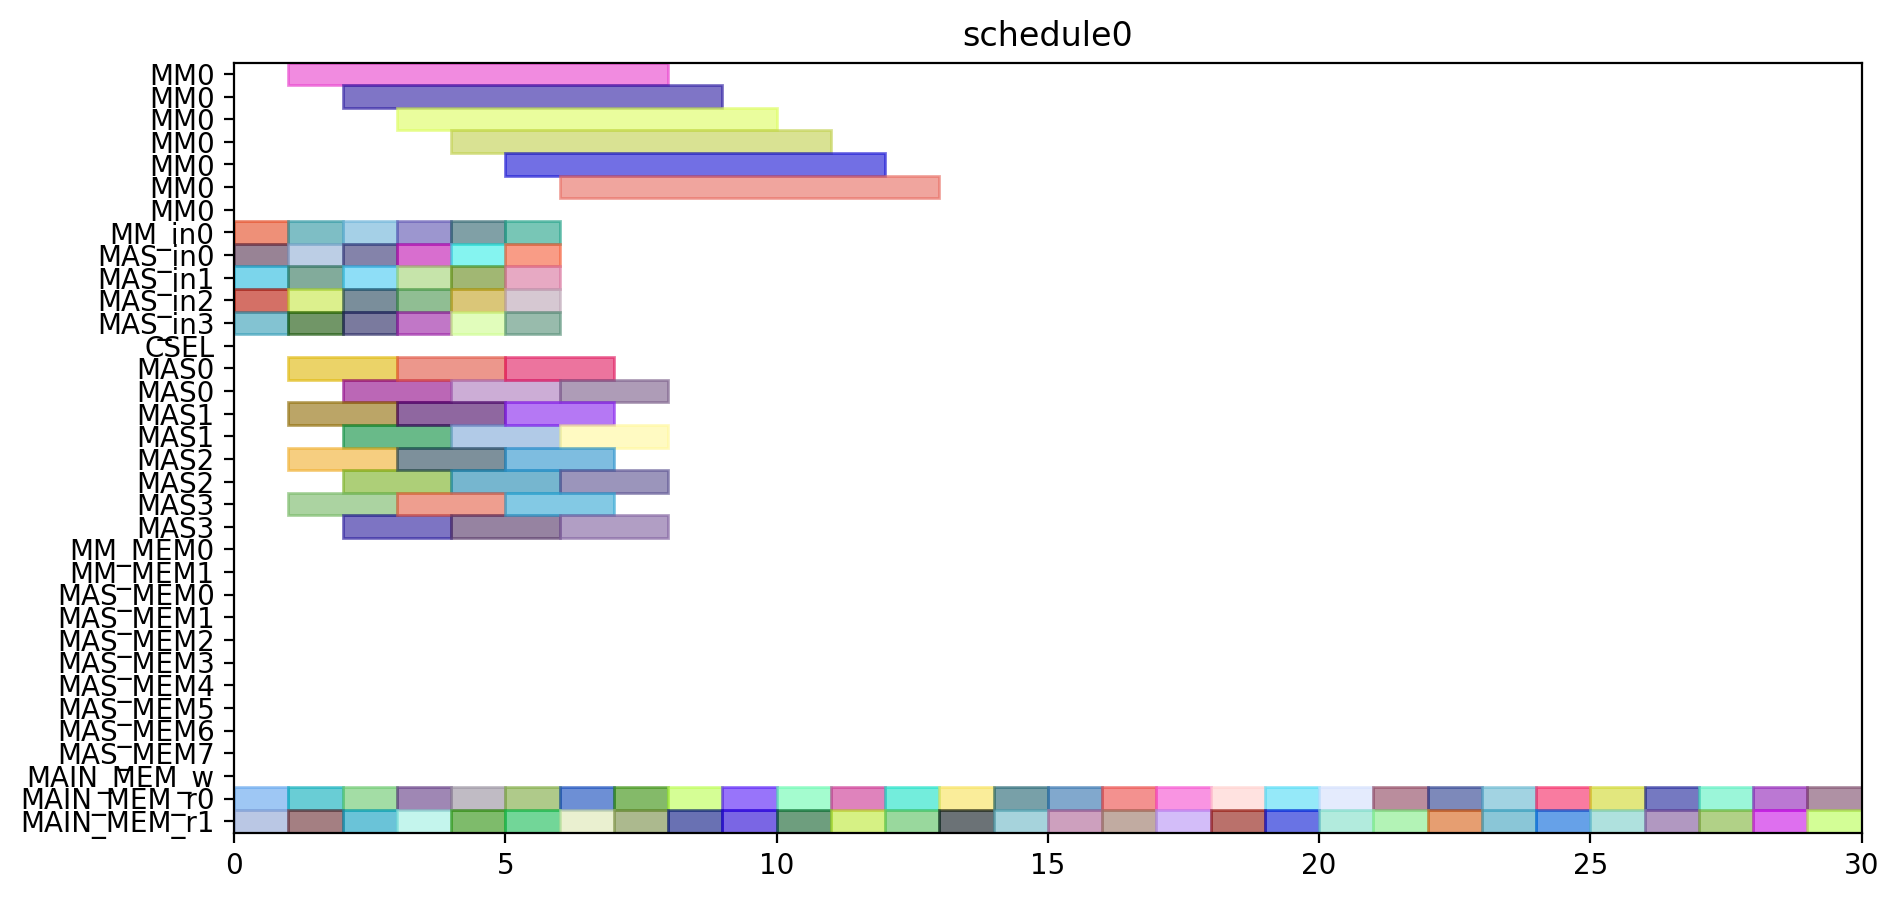

This figure's Python source:
from pyschedule import Scenario, solvers, plotters, alt


def solve():
	horizon = 149
	S = Scenario("schedule0", horizon=horizon)

	# resource
	MM = S.Resources('MM', num=1, size=7)
	MM_in = S.Resources('MM_in', num=1)
	MAS_in = S.Resources('MAS_in', num=4)
	CSEL = S.Resource('CSEL')
	MAS = S.Resources('MAS', num=4, size=2, periods=range(1, horizon))
	MM_MEM = S.Resources('MM_MEM', num=2)
	MAS_MEM = S.Resources('MAS_MEM', num=8)
	MAIN_MEM_w = S.Resource('MAIN_MEM_w', size=1)
	MAIN_MEM_r = S.Resources('MAIN_MEM_r', num=2)

	# result of previous scheduling

	# new tasks
	d_t0_a1_0 = S.Task('d_t0_a1_0', length=2, delay_cost=1)
	d_t0_a1_0 += alt(MAS)
	d_t0_a1_0_in = S.Task('d_t0_a1_0_in', length=1, delay_cost=1)
	d_t0_a1_0_in += alt(MAS_in)
	S += d_t0_a1_0_in*MAS_in[0]<=d_t0_a1_0*MAS[0]

	S += d_t0_a1_0_in*MAS_in[1]<=d_t0_a1_0*MAS[1]

	S += d_t0_a1_0_in*MAS_in[2]<=d_t0_a1_0*MAS[2]

	S += d_t0_a1_0_in*MAS_in[3]<=d_t0_a1_0*MAS[3]

	d_t0_a1_0_mem0 = S.Task('d_t0_a1_0_mem0', length=1, delay_cost=1)
	d_t0_a1_0_mem0 += MAIN_MEM_r[0]
	d_t0_a1_0_mem1 = S.Task('d_t0_a1_0_mem1', length=1, delay_cost=1)
	d_t0_a1_0_mem1 += MAIN_MEM_r[1]
	d_t0_a1_1 = S.Task('d_t0_a1_1', length=2, delay_cost=1)
	d_t0_a1_1 += alt(MAS)
	d_t0_a1_1_in = S.Task('d_t0_a1_1_in', length=1, delay_cost=1)
	d_t0_a1_1_in += alt(MAS_in)
	S += d_t0_a1_1_in*MAS_in[0]<=d_t0_a1_1*MAS[0]

	S += d_t0_a1_1_in*MAS_in[1]<=d_t0_a1_1*MAS[1]

	S += d_t0_a1_1_in*MAS_in[2]<=d_t0_a1_1*MAS[2]

	S += d_t0_a1_1_in*MAS_in[3]<=d_t0_a1_1*MAS[3]

	d_t0_a1_1_mem0 = S.Task('d_t0_a1_1_mem0', length=1, delay_cost=1)
	d_t0_a1_1_mem0 += MAIN_MEM_r[0]
	d_t0_a1_1_mem1 = S.Task('d_t0_a1_1_mem1', length=1, delay_cost=1)
	d_t0_a1_1_mem1 += MAIN_MEM_r[1]
	d_t0_t10 = S.Task('d_t0_t10', length=2, delay_cost=1)
	d_t0_t10 += alt(MAS)
	d_t0_t10_in = S.Task('d_t0_t10_in', length=1, delay_cost=1)
	d_t0_t10_in += alt(MAS_in)
	S += d_t0_t10_in*MAS_in[0]<=d_t0_t10*MAS[0]

	S += d_t0_t10_in*MAS_in[1]<=d_t0_t10*MAS[1]

	S += d_t0_t10_in*MAS_in[2]<=d_t0_t10*MAS[2]

	S += d_t0_t10_in*MAS_in[3]<=d_t0_t10*MAS[3]

	d_t0_t10_mem0 = S.Task('d_t0_t10_mem0', length=1, delay_cost=1)
	d_t0_t10_mem0 += MAIN_MEM_r[0]
	d_t0_t10_mem1 = S.Task('d_t0_t10_mem1', length=1, delay_cost=1)
	d_t0_t10_mem1 += MAIN_MEM_r[1]
	d_t0_t11 = S.Task('d_t0_t11', length=2, delay_cost=1)
	d_t0_t11 += alt(MAS)
	d_t0_t11_in = S.Task('d_t0_t11_in', length=1, delay_cost=1)
	d_t0_t11_in += alt(MAS_in)
	S += d_t0_t11_in*MAS_in[0]<=d_t0_t11*MAS[0]

	S += d_t0_t11_in*MAS_in[1]<=d_t0_t11*MAS[1]

	S += d_t0_t11_in*MAS_in[2]<=d_t0_t11*MAS[2]

	S += d_t0_t11_in*MAS_in[3]<=d_t0_t11*MAS[3]

	d_t0_t11_mem0 = S.Task('d_t0_t11_mem0', length=1, delay_cost=1)
	d_t0_t11_mem0 += MAIN_MEM_r[0]
	d_t0_t11_mem1 = S.Task('d_t0_t11_mem1', length=1, delay_cost=1)
	d_t0_t11_mem1 += MAIN_MEM_r[1]
	d_t0_t3_t0 = S.Task('d_t0_t3_t0', length=7, delay_cost=1)
	d_t0_t3_t0 += alt(MM)
	d_t0_t3_t0_in = S.Task('d_t0_t3_t0_in', length=1, delay_cost=1)
	d_t0_t3_t0_in += alt(MM_in)
	S += d_t0_t3_t0_in*MM_in[0]<=d_t0_t3_t0*MM[0]

	d_t0_t3_t0_mem0 = S.Task('d_t0_t3_t0_mem0', length=1, delay_cost=1)
	d_t0_t3_t0_mem0 += MAIN_MEM_r[0]
	d_t0_t3_t0_mem1 = S.Task('d_t0_t3_t0_mem1', length=1, delay_cost=1)
	d_t0_t3_t0_mem1 += MAIN_MEM_r[1]
	d_t0_t3_t1 = S.Task('d_t0_t3_t1', length=7, delay_cost=1)
	d_t0_t3_t1 += alt(MM)
	d_t0_t3_t1_in = S.Task('d_t0_t3_t1_in', length=1, delay_cost=1)
	d_t0_t3_t1_in += alt(MM_in)
	S += d_t0_t3_t1_in*MM_in[0]<=d_t0_t3_t1*MM[0]

	d_t0_t3_t1_mem0 = S.Task('d_t0_t3_t1_mem0', length=1, delay_cost=1)
	d_t0_t3_t1_mem0 += MAIN_MEM_r[0]
	d_t0_t3_t1_mem1 = S.Task('d_t0_t3_t1_mem1', length=1, delay_cost=1)
	d_t0_t3_t1_mem1 += MAIN_MEM_r[1]
	d_t0_t3_t2 = S.Task('d_t0_t3_t2', length=2, delay_cost=1)
	d_t0_t3_t2 += alt(MAS)
	d_t0_t3_t2_in = S.Task('d_t0_t3_t2_in', length=1, delay_cost=1)
	d_t0_t3_t2_in += alt(MAS_in)
	S += d_t0_t3_t2_in*MAS_in[0]<=d_t0_t3_t2*MAS[0]

	S += d_t0_t3_t2_in*MAS_in[1]<=d_t0_t3_t2*MAS[1]

	S += d_t0_t3_t2_in*MAS_in[2]<=d_t0_t3_t2*MAS[2]

	S += d_t0_t3_t2_in*MAS_in[3]<=d_t0_t3_t2*MAS[3]

	d_t0_t3_t2_mem0 = S.Task('d_t0_t3_t2_mem0', length=1, delay_cost=1)
	d_t0_t3_t2_mem0 += MAIN_MEM_r[0]
	d_t0_t3_t2_mem1 = S.Task('d_t0_t3_t2_mem1', length=1, delay_cost=1)
	d_t0_t3_t2_mem1 += MAIN_MEM_r[1]
	d_t0_t3_t3 = S.Task('d_t0_t3_t3', length=2, delay_cost=1)
	d_t0_t3_t3 += alt(MAS)
	d_t0_t3_t3_in = S.Task('d_t0_t3_t3_in', length=1, delay_cost=1)
	d_t0_t3_t3_in += alt(MAS_in)
	S += d_t0_t3_t3_in*MAS_in[0]<=d_t0_t3_t3*MAS[0]

	S += d_t0_t3_t3_in*MAS_in[1]<=d_t0_t3_t3*MAS[1]

	S += d_t0_t3_t3_in*MAS_in[2]<=d_t0_t3_t3*MAS[2]

	S += d_t0_t3_t3_in*MAS_in[3]<=d_t0_t3_t3*MAS[3]

	d_t0_t3_t3_mem0 = S.Task('d_t0_t3_t3_mem0', length=1, delay_cost=1)
	d_t0_t3_t3_mem0 += MAIN_MEM_r[0]
	d_t0_t3_t3_mem1 = S.Task('d_t0_t3_t3_mem1', length=1, delay_cost=1)
	d_t0_t3_t3_mem1 += MAIN_MEM_r[1]
	d_t1_a1_0 = S.Task('d_t1_a1_0', length=2, delay_cost=1)
	d_t1_a1_0 += alt(MAS)
	d_t1_a1_0_in = S.Task('d_t1_a1_0_in', length=1, delay_cost=1)
	d_t1_a1_0_in += alt(MAS_in)
	S += d_t1_a1_0_in*MAS_in[0]<=d_t1_a1_0*MAS[0]

	S += d_t1_a1_0_in*MAS_in[1]<=d_t1_a1_0*MAS[1]

	S += d_t1_a1_0_in*MAS_in[2]<=d_t1_a1_0*MAS[2]

	S += d_t1_a1_0_in*MAS_in[3]<=d_t1_a1_0*MAS[3]

	d_t1_a1_0_mem0 = S.Task('d_t1_a1_0_mem0', length=1, delay_cost=1)
	d_t1_a1_0_mem0 += MAIN_MEM_r[0]
	d_t1_a1_0_mem1 = S.Task('d_t1_a1_0_mem1', length=1, delay_cost=1)
	d_t1_a1_0_mem1 += MAIN_MEM_r[1]
	d_t1_a1_1 = S.Task('d_t1_a1_1', length=2, delay_cost=1)
	d_t1_a1_1 += alt(MAS)
	d_t1_a1_1_in = S.Task('d_t1_a1_1_in', length=1, delay_cost=1)
	d_t1_a1_1_in += alt(MAS_in)
	S += d_t1_a1_1_in*MAS_in[0]<=d_t1_a1_1*MAS[0]

	S += d_t1_a1_1_in*MAS_in[1]<=d_t1_a1_1*MAS[1]

	S += d_t1_a1_1_in*MAS_in[2]<=d_t1_a1_1*MAS[2]

	S += d_t1_a1_1_in*MAS_in[3]<=d_t1_a1_1*MAS[3]

	d_t1_a1_1_mem0 = S.Task('d_t1_a1_1_mem0', length=1, delay_cost=1)
	d_t1_a1_1_mem0 += MAIN_MEM_r[0]
	d_t1_a1_1_mem1 = S.Task('d_t1_a1_1_mem1', length=1, delay_cost=1)
	d_t1_a1_1_mem1 += MAIN_MEM_r[1]
	d_t1_t10 = S.Task('d_t1_t10', length=2, delay_cost=1)
	d_t1_t10 += alt(MAS)
	d_t1_t10_in = S.Task('d_t1_t10_in', length=1, delay_cost=1)
	d_t1_t10_in += alt(MAS_in)
	S += d_t1_t10_in*MAS_in[0]<=d_t1_t10*MAS[0]

	S += d_t1_t10_in*MAS_in[1]<=d_t1_t10*MAS[1]

	S += d_t1_t10_in*MAS_in[2]<=d_t1_t10*MAS[2]

	S += d_t1_t10_in*MAS_in[3]<=d_t1_t10*MAS[3]

	d_t1_t10_mem0 = S.Task('d_t1_t10_mem0', length=1, delay_cost=1)
	d_t1_t10_mem0 += MAIN_MEM_r[0]
	d_t1_t10_mem1 = S.Task('d_t1_t10_mem1', length=1, delay_cost=1)
	d_t1_t10_mem1 += MAIN_MEM_r[1]
	d_t1_t11 = S.Task('d_t1_t11', length=2, delay_cost=1)
	d_t1_t11 += alt(MAS)
	d_t1_t11_in = S.Task('d_t1_t11_in', length=1, delay_cost=1)
	d_t1_t11_in += alt(MAS_in)
	S += d_t1_t11_in*MAS_in[0]<=d_t1_t11*MAS[0]

	S += d_t1_t11_in*MAS_in[1]<=d_t1_t11*MAS[1]

	S += d_t1_t11_in*MAS_in[2]<=d_t1_t11*MAS[2]

	S += d_t1_t11_in*MAS_in[3]<=d_t1_t11*MAS[3]

	d_t1_t11_mem0 = S.Task('d_t1_t11_mem0', length=1, delay_cost=1)
	d_t1_t11_mem0 += MAIN_MEM_r[0]
	d_t1_t11_mem1 = S.Task('d_t1_t11_mem1', length=1, delay_cost=1)
	d_t1_t11_mem1 += MAIN_MEM_r[1]
	d_t1_t3_t0 = S.Task('d_t1_t3_t0', length=7, delay_cost=1)
	d_t1_t3_t0 += alt(MM)
	d_t1_t3_t0_in = S.Task('d_t1_t3_t0_in', length=1, delay_cost=1)
	d_t1_t3_t0_in += alt(MM_in)
	S += d_t1_t3_t0_in*MM_in[0]<=d_t1_t3_t0*MM[0]

	d_t1_t3_t0_mem0 = S.Task('d_t1_t3_t0_mem0', length=1, delay_cost=1)
	d_t1_t3_t0_mem0 += MAIN_MEM_r[0]
	d_t1_t3_t0_mem1 = S.Task('d_t1_t3_t0_mem1', length=1, delay_cost=1)
	d_t1_t3_t0_mem1 += MAIN_MEM_r[1]
	d_t1_t3_t1 = S.Task('d_t1_t3_t1', length=7, delay_cost=1)
	d_t1_t3_t1 += alt(MM)
	d_t1_t3_t1_in = S.Task('d_t1_t3_t1_in', length=1, delay_cost=1)
	d_t1_t3_t1_in += alt(MM_in)
	S += d_t1_t3_t1_in*MM_in[0]<=d_t1_t3_t1*MM[0]

	d_t1_t3_t1_mem0 = S.Task('d_t1_t3_t1_mem0', length=1, delay_cost=1)
	d_t1_t3_t1_mem0 += MAIN_MEM_r[0]
	d_t1_t3_t1_mem1 = S.Task('d_t1_t3_t1_mem1', length=1, delay_cost=1)
	d_t1_t3_t1_mem1 += MAIN_MEM_r[1]
	d_t1_t3_t2 = S.Task('d_t1_t3_t2', length=2, delay_cost=1)
	d_t1_t3_t2 += alt(MAS)
	d_t1_t3_t2_in = S.Task('d_t1_t3_t2_in', length=1, delay_cost=1)
	d_t1_t3_t2_in += alt(MAS_in)
	S += d_t1_t3_t2_in*MAS_in[0]<=d_t1_t3_t2*MAS[0]

	S += d_t1_t3_t2_in*MAS_in[1]<=d_t1_t3_t2*MAS[1]

	S += d_t1_t3_t2_in*MAS_in[2]<=d_t1_t3_t2*MAS[2]

	S += d_t1_t3_t2_in*MAS_in[3]<=d_t1_t3_t2*MAS[3]

	d_t1_t3_t2_mem0 = S.Task('d_t1_t3_t2_mem0', length=1, delay_cost=1)
	d_t1_t3_t2_mem0 += MAIN_MEM_r[0]
	d_t1_t3_t2_mem1 = S.Task('d_t1_t3_t2_mem1', length=1, delay_cost=1)
	d_t1_t3_t2_mem1 += MAIN_MEM_r[1]
	d_t1_t3_t3 = S.Task('d_t1_t3_t3', length=2, delay_cost=1)
	d_t1_t3_t3 += alt(MAS)
	d_t1_t3_t3_in = S.Task('d_t1_t3_t3_in', length=1, delay_cost=1)
	d_t1_t3_t3_in += alt(MAS_in)
	S += d_t1_t3_t3_in*MAS_in[0]<=d_t1_t3_t3*MAS[0]

	S += d_t1_t3_t3_in*MAS_in[1]<=d_t1_t3_t3*MAS[1]

	S += d_t1_t3_t3_in*MAS_in[2]<=d_t1_t3_t3*MAS[2]

	S += d_t1_t3_t3_in*MAS_in[3]<=d_t1_t3_t3*MAS[3]

	d_t1_t3_t3_mem0 = S.Task('d_t1_t3_t3_mem0', length=1, delay_cost=1)
	d_t1_t3_t3_mem0 += MAIN_MEM_r[0]
	d_t1_t3_t3_mem1 = S.Task('d_t1_t3_t3_mem1', length=1, delay_cost=1)
	d_t1_t3_t3_mem1 += MAIN_MEM_r[1]
	d_t2_a1_0 = S.Task('d_t2_a1_0', length=2, delay_cost=1)
	d_t2_a1_0 += alt(MAS)
	d_t2_a1_0_in = S.Task('d_t2_a1_0_in', length=1, delay_cost=1)
	d_t2_a1_0_in += alt(MAS_in)
	S += d_t2_a1_0_in*MAS_in[0]<=d_t2_a1_0*MAS[0]

	S += d_t2_a1_0_in*MAS_in[1]<=d_t2_a1_0*MAS[1]

	S += d_t2_a1_0_in*MAS_in[2]<=d_t2_a1_0*MAS[2]

	S += d_t2_a1_0_in*MAS_in[3]<=d_t2_a1_0*MAS[3]

	d_t2_a1_0_mem0 = S.Task('d_t2_a1_0_mem0', length=1, delay_cost=1)
	d_t2_a1_0_mem0 += MAIN_MEM_r[0]
	d_t2_a1_0_mem1 = S.Task('d_t2_a1_0_mem1', length=1, delay_cost=1)
	d_t2_a1_0_mem1 += MAIN_MEM_r[1]
	d_t2_a1_1 = S.Task('d_t2_a1_1', length=2, delay_cost=1)
	d_t2_a1_1 += alt(MAS)
	d_t2_a1_1_in = S.Task('d_t2_a1_1_in', length=1, delay_cost=1)
	d_t2_a1_1_in += alt(MAS_in)
	S += d_t2_a1_1_in*MAS_in[0]<=d_t2_a1_1*MAS[0]

	S += d_t2_a1_1_in*MAS_in[1]<=d_t2_a1_1*MAS[1]

	S += d_t2_a1_1_in*MAS_in[2]<=d_t2_a1_1*MAS[2]

	S += d_t2_a1_1_in*MAS_in[3]<=d_t2_a1_1*MAS[3]

	d_t2_a1_1_mem0 = S.Task('d_t2_a1_1_mem0', length=1, delay_cost=1)
	d_t2_a1_1_mem0 += MAIN_MEM_r[0]
	d_t2_a1_1_mem1 = S.Task('d_t2_a1_1_mem1', length=1, delay_cost=1)
	d_t2_a1_1_mem1 += MAIN_MEM_r[1]
	d_t2_t10 = S.Task('d_t2_t10', length=2, delay_cost=1)
	d_t2_t10 += alt(MAS)
	d_t2_t10_in = S.Task('d_t2_t10_in', length=1, delay_cost=1)
	d_t2_t10_in += alt(MAS_in)
	S += d_t2_t10_in*MAS_in[0]<=d_t2_t10*MAS[0]

	S += d_t2_t10_in*MAS_in[1]<=d_t2_t10*MAS[1]

	S += d_t2_t10_in*MAS_in[2]<=d_t2_t10*MAS[2]

	S += d_t2_t10_in*MAS_in[3]<=d_t2_t10*MAS[3]

	d_t2_t10_mem0 = S.Task('d_t2_t10_mem0', length=1, delay_cost=1)
	d_t2_t10_mem0 += MAIN_MEM_r[0]
	d_t2_t10_mem1 = S.Task('d_t2_t10_mem1', length=1, delay_cost=1)
	d_t2_t10_mem1 += MAIN_MEM_r[1]
	d_t2_t11 = S.Task('d_t2_t11', length=2, delay_cost=1)
	d_t2_t11 += alt(MAS)
	d_t2_t11_in = S.Task('d_t2_t11_in', length=1, delay_cost=1)
	d_t2_t11_in += alt(MAS_in)
	S += d_t2_t11_in*MAS_in[0]<=d_t2_t11*MAS[0]

	S += d_t2_t11_in*MAS_in[1]<=d_t2_t11*MAS[1]

	S += d_t2_t11_in*MAS_in[2]<=d_t2_t11*MAS[2]

	S += d_t2_t11_in*MAS_in[3]<=d_t2_t11*MAS[3]

	d_t2_t11_mem0 = S.Task('d_t2_t11_mem0', length=1, delay_cost=1)
	d_t2_t11_mem0 += MAIN_MEM_r[0]
	d_t2_t11_mem1 = S.Task('d_t2_t11_mem1', length=1, delay_cost=1)
	d_t2_t11_mem1 += MAIN_MEM_r[1]
	d_t2_t3_t0 = S.Task('d_t2_t3_t0', length=7, delay_cost=1)
	d_t2_t3_t0 += alt(MM)
	d_t2_t3_t0_in = S.Task('d_t2_t3_t0_in', length=1, delay_cost=1)
	d_t2_t3_t0_in += alt(MM_in)
	S += d_t2_t3_t0_in*MM_in[0]<=d_t2_t3_t0*MM[0]

	d_t2_t3_t0_mem0 = S.Task('d_t2_t3_t0_mem0', length=1, delay_cost=1)
	d_t2_t3_t0_mem0 += MAIN_MEM_r[0]
	d_t2_t3_t0_mem1 = S.Task('d_t2_t3_t0_mem1', length=1, delay_cost=1)
	d_t2_t3_t0_mem1 += MAIN_MEM_r[1]
	d_t2_t3_t1 = S.Task('d_t2_t3_t1', length=7, delay_cost=1)
	d_t2_t3_t1 += alt(MM)
	d_t2_t3_t1_in = S.Task('d_t2_t3_t1_in', length=1, delay_cost=1)
	d_t2_t3_t1_in += alt(MM_in)
	S += d_t2_t3_t1_in*MM_in[0]<=d_t2_t3_t1*MM[0]

	d_t2_t3_t1_mem0 = S.Task('d_t2_t3_t1_mem0', length=1, delay_cost=1)
	d_t2_t3_t1_mem0 += MAIN_MEM_r[0]
	d_t2_t3_t1_mem1 = S.Task('d_t2_t3_t1_mem1', length=1, delay_cost=1)
	d_t2_t3_t1_mem1 += MAIN_MEM_r[1]
	d_t2_t3_t2 = S.Task('d_t2_t3_t2', length=2, delay_cost=1)
	d_t2_t3_t2 += alt(MAS)
	d_t2_t3_t2_in = S.Task('d_t2_t3_t2_in', length=1, delay_cost=1)
	d_t2_t3_t2_in += alt(MAS_in)
	S += d_t2_t3_t2_in*MAS_in[0]<=d_t2_t3_t2*MAS[0]

	S += d_t2_t3_t2_in*MAS_in[1]<=d_t2_t3_t2*MAS[1]

	S += d_t2_t3_t2_in*MAS_in[2]<=d_t2_t3_t2*MAS[2]

	S += d_t2_t3_t2_in*MAS_in[3]<=d_t2_t3_t2*MAS[3]

	d_t2_t3_t2_mem0 = S.Task('d_t2_t3_t2_mem0', length=1, delay_cost=1)
	d_t2_t3_t2_mem0 += MAIN_MEM_r[0]
	d_t2_t3_t2_mem1 = S.Task('d_t2_t3_t2_mem1', length=1, delay_cost=1)
	d_t2_t3_t2_mem1 += MAIN_MEM_r[1]
	d_t2_t3_t3 = S.Task('d_t2_t3_t3', length=2, delay_cost=1)
	d_t2_t3_t3 += alt(MAS)
	d_t2_t3_t3_in = S.Task('d_t2_t3_t3_in', length=1, delay_cost=1)
	d_t2_t3_t3_in += alt(MAS_in)
	S += d_t2_t3_t3_in*MAS_in[0]<=d_t2_t3_t3*MAS[0]

	S += d_t2_t3_t3_in*MAS_in[1]<=d_t2_t3_t3*MAS[1]

	S += d_t2_t3_t3_in*MAS_in[2]<=d_t2_t3_t3*MAS[2]

	S += d_t2_t3_t3_in*MAS_in[3]<=d_t2_t3_t3*MAS[3]

	d_t2_t3_t3_mem0 = S.Task('d_t2_t3_t3_mem0', length=1, delay_cost=1)
	d_t2_t3_t3_mem0 += MAIN_MEM_r[0]
	d_t2_t3_t3_mem1 = S.Task('d_t2_t3_t3_mem1', length=1, delay_cost=1)
	d_t2_t3_t3_mem1 += MAIN_MEM_r[1]
	d_t3000 = S.Task('d_t3000', length=2, delay_cost=1)
	d_t3000 += alt(MAS)
	d_t3000_in = S.Task('d_t3000_in', length=1, delay_cost=1)
	d_t3000_in += alt(MAS_in)
	S += d_t3000_in*MAS_in[0]<=d_t3000*MAS[0]

	S += d_t3000_in*MAS_in[1]<=d_t3000*MAS[1]

	S += d_t3000_in*MAS_in[2]<=d_t3000*MAS[2]

	S += d_t3000_in*MAS_in[3]<=d_t3000*MAS[3]

	d_t3000_mem0 = S.Task('d_t3000_mem0', length=1, delay_cost=1)
	d_t3000_mem0 += MAIN_MEM_r[0]
	d_t3000_mem1 = S.Task('d_t3000_mem1', length=1, delay_cost=1)
	d_t3000_mem1 += MAIN_MEM_r[1]
	d_t3001 = S.Task('d_t3001', length=2, delay_cost=1)
	d_t3001 += alt(MAS)
	d_t3001_in = S.Task('d_t3001_in', length=1, delay_cost=1)
	d_t3001_in += alt(MAS_in)
	S += d_t3001_in*MAS_in[0]<=d_t3001*MAS[0]

	S += d_t3001_in*MAS_in[1]<=d_t3001*MAS[1]

	S += d_t3001_in*MAS_in[2]<=d_t3001*MAS[2]

	S += d_t3001_in*MAS_in[3]<=d_t3001*MAS[3]

	d_t3001_mem0 = S.Task('d_t3001_mem0', length=1, delay_cost=1)
	d_t3001_mem0 += MAIN_MEM_r[0]
	d_t3001_mem1 = S.Task('d_t3001_mem1', length=1, delay_cost=1)
	d_t3001_mem1 += MAIN_MEM_r[1]
	d_t3010 = S.Task('d_t3010', length=2, delay_cost=1)
	d_t3010 += alt(MAS)
	d_t3010_in = S.Task('d_t3010_in', length=1, delay_cost=1)
	d_t3010_in += alt(MAS_in)
	S += d_t3010_in*MAS_in[0]<=d_t3010*MAS[0]

	S += d_t3010_in*MAS_in[1]<=d_t3010*MAS[1]

	S += d_t3010_in*MAS_in[2]<=d_t3010*MAS[2]

	S += d_t3010_in*MAS_in[3]<=d_t3010*MAS[3]

	d_t3010_mem0 = S.Task('d_t3010_mem0', length=1, delay_cost=1)
	d_t3010_mem0 += MAIN_MEM_r[0]
	d_t3010_mem1 = S.Task('d_t3010_mem1', length=1, delay_cost=1)
	d_t3010_mem1 += MAIN_MEM_r[1]
	d_t3011 = S.Task('d_t3011', length=2, delay_cost=1)
	d_t3011 += alt(MAS)
	d_t3011_in = S.Task('d_t3011_in', length=1, delay_cost=1)
	d_t3011_in += alt(MAS_in)
	S += d_t3011_in*MAS_in[0]<=d_t3011*MAS[0]

	S += d_t3011_in*MAS_in[1]<=d_t3011*MAS[1]

	S += d_t3011_in*MAS_in[2]<=d_t3011*MAS[2]

	S += d_t3011_in*MAS_in[3]<=d_t3011*MAS[3]

	d_t3011_mem0 = S.Task('d_t3011_mem0', length=1, delay_cost=1)
	d_t3011_mem0 += MAIN_MEM_r[0]
	d_t3011_mem1 = S.Task('d_t3011_mem1', length=1, delay_cost=1)
	d_t3011_mem1 += MAIN_MEM_r[1]
	d_t4000 = S.Task('d_t4000', length=2, delay_cost=1)
	d_t4000 += alt(MAS)
	d_t4000_in = S.Task('d_t4000_in', length=1, delay_cost=1)
	d_t4000_in += alt(MAS_in)
	S += d_t4000_in*MAS_in[0]<=d_t4000*MAS[0]

	S += d_t4000_in*MAS_in[1]<=d_t4000*MAS[1]

	S += d_t4000_in*MAS_in[2]<=d_t4000*MAS[2]

	S += d_t4000_in*MAS_in[3]<=d_t4000*MAS[3]

	d_t4000_mem0 = S.Task('d_t4000_mem0', length=1, delay_cost=1)
	d_t4000_mem0 += MAIN_MEM_r[0]
	d_t4000_mem1 = S.Task('d_t4000_mem1', length=1, delay_cost=1)
	d_t4000_mem1 += MAIN_MEM_r[1]
	d_t4001 = S.Task('d_t4001', length=2, delay_cost=1)
	d_t4001 += alt(MAS)
	d_t4001_in = S.Task('d_t4001_in', length=1, delay_cost=1)
	d_t4001_in += alt(MAS_in)
	S += d_t4001_in*MAS_in[0]<=d_t4001*MAS[0]

	S += d_t4001_in*MAS_in[1]<=d_t4001*MAS[1]

	S += d_t4001_in*MAS_in[2]<=d_t4001*MAS[2]

	S += d_t4001_in*MAS_in[3]<=d_t4001*MAS[3]

	d_t4001_mem0 = S.Task('d_t4001_mem0', length=1, delay_cost=1)
	d_t4001_mem0 += MAIN_MEM_r[0]
	d_t4001_mem1 = S.Task('d_t4001_mem1', length=1, delay_cost=1)
	d_t4001_mem1 += MAIN_MEM_r[1]
	solvers.mip.solve(S,msg=1,kind='CPLEX',ratio_gap=1.01)

	solution = [['hoge']*len(S.solution()[1]) for i in range(len(S.solution()))]
	for i in range(len(S.solution())):
		for j in range(len(S.solution()[i])):
			solution[i][j]=str(S.solution()[i][j])
	print(solution)

	cycles = int(solution[-1][3])

	pic_file_name = "/home/mfukuda/ABE/multiRAM_multiMAS_16mux/scheduling_result/stage7MM1_stage2MAS4/FP12_LADDERMUL/schedule0.png"
	if(S.solution() != []):
		plotters.matplotlib.plot(S,img_filename=pic_file_name, show_task_labels=False, fig_size=(cycles*0.25+3, 5))

	return solution
